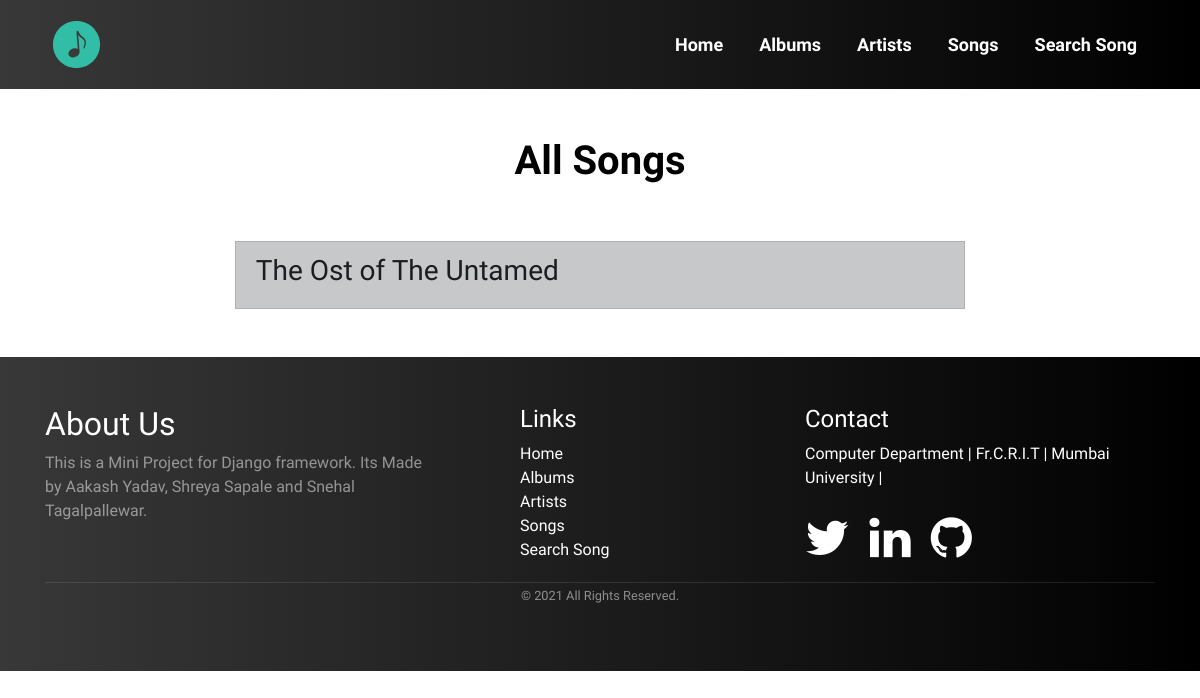
The app's page /allsongs/, older data.
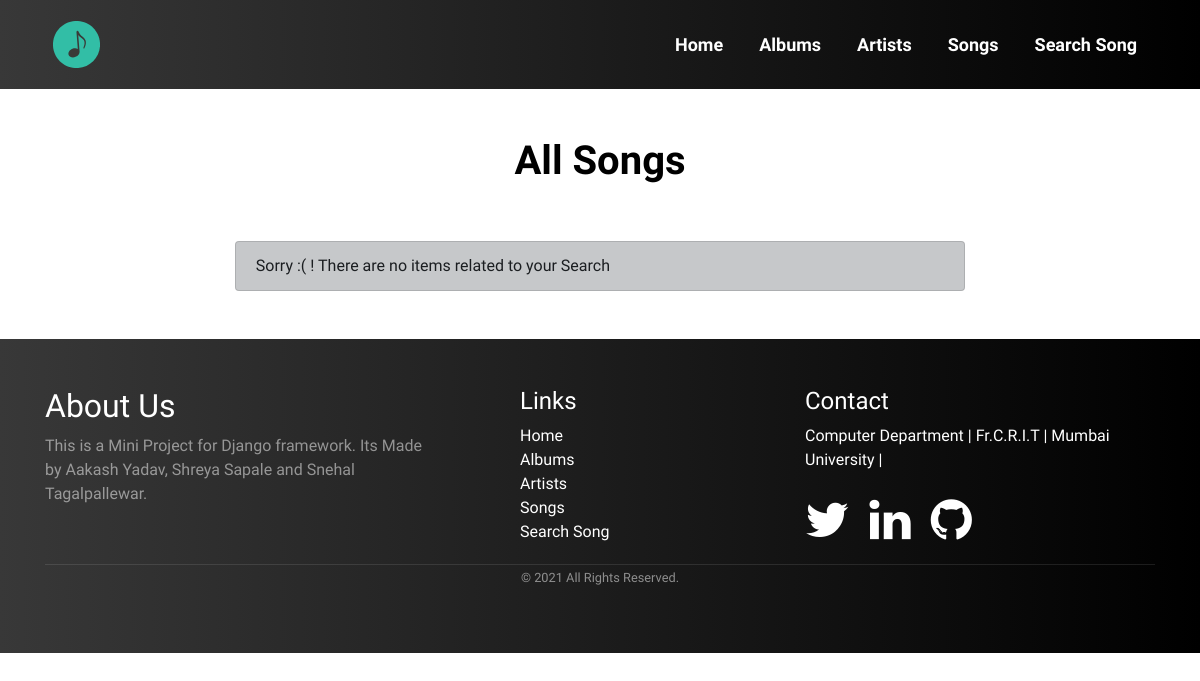
The same page, newer data.
### accounts/models.py (models this page shows, shortened)
class Song (models.Model):
    name = models.CharField(max_length=50, default="")
    song = models.FileField(upload_to='songs/', default=None)
    album = models.ForeignKey(
        Album, on_delete=models.CASCADE, default="")
    artist = models.ForeignKey(
        Artist, on_delete=models.CASCADE, default="")
    language = models.ForeignKey(
        Language, on_delete=models.CASCADE, default="")
    song_image = models.ImageField(upload_to="song-images/", default="")
    trending = models.BooleanField(default=True)

### accounts/views.py (the view)
# urls.py: path('allsongs/', views.allsongs, name="allsongs"),
def allsongs(request):
    songs = Song.objects.all()
    context = {
        'songs': songs,
    }
    return render(request, 'all_songs.html', context)

### templates/all_songs.html (shortened to what this page needs)
{% extends 'main/base.html' %}
{% load static %}
{% block cssLinks %}
<link rel="stylesheet" href="{% static '/css/album.css' %}">
{% endblock %}
{% block body %}
<div class="container">
    <div class="title"><br><br>
        <h1 class="title-main text-center" style="color:rgb(0, 0, 0);"><b>All Songs</b></h1>
        <br><br>
    </div>
    <div class="box-outer-albums">
        <div class="" style="margin-left: 3%;margin-right: 3%;">
            <ul class="list-group mb-5  marginlr">
                {% for song in songs %}
                <a href="/songsPlay/{{song.pk}}" style="text-decoration: none;">
                    <li class="list-group-item list-group-item-action list-group-item-dark">
                        <h3>{{song.name}}</h3>
                    </li>
                </a>
                {% empty %}
                <li class="list-group-item  list-group-item-dark">
                    Sorry :( ! There are no items related to your Search
                </li>
                {% endfor %}
            </ul>
        </div>
    </div>
</div>
{% endblock %}

Row changes from the older to the newer data that the page shows:
removed Song: name "The Ost of The Untamed"
Text that changed along with them:
text now shown: "Sorry :( ! There are no items related to your Search"
